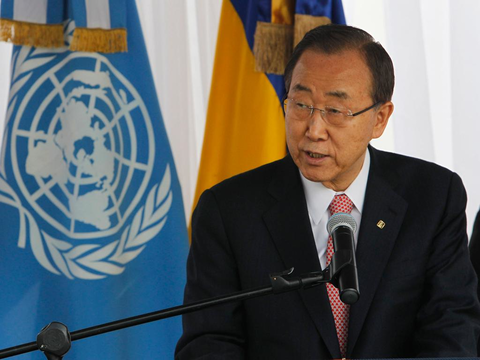
#> input picture test/0001.png, 480 x 360 px; its folder holds only this picture in this run
$ python detector.py
#> lines starting #> are read from the running program, lines starting #| are printed output that depends on the picture; after the words box and inside, x2 and y2 are one past the last pixel; in counts of white or black regions, pixels touching at a corner belong together
import cv2

cascadeRightEar = cv2.CascadeClassifier("haarcascade_mcs_rightear.xml")
cascadeLeftEar = cv2.CascadeClassifier("haarcascade_mcs_leftear.xml")

filepath = "./test/"
savePath = "./testDetected/"


def get_boxes_min_max(image_name):
	slika = cv2.imread(image_name, cv2.IMREAD_GRAYSCALE)

	_, threshold = cv2.threshold(slika, 110, 255, cv2.THRESH_BINARY)

	contours, _ = cv2.findContours(threshold, cv2.RETR_TREE, cv2.CHAIN_APPROX_SIMPLE)

	boxes = []

	for box in contours:
		x_min = 200000
		x_max = 0
		y_min = 200000
		y_max = 0
		for edge in box:
			x = edge[0][0]
			y = edge[0][1]
			if x < x_min:
				x_min = x
			if x > x_max:
				x_max = x
			if y < y_min:
				y_min = y
			if y > y_max:
				y_max = y
		boxes.append((x_min, x_max, y_min, y_max))

	return boxes


def get_detected_boxes_min_max(detection_list):
	boxes = []
	for x, y, w, h in detection_list:
		x_min = x
		x_max = x + w
		y_min = y
		y_max = y + h
		boxes.append((x_min, x_max, y_min, y_max))
	return boxes


def detect_right_ear(slika):
	detection_list = cascadeRightEar.detectMultiScale(slika, 1.03, 3)
	return detection_list


def detect_left_ear(slika):
	detection_list = cascadeLeftEar.detectMultiScale(slika, 1.03, 3)
	return detection_list


def visualisation(slika, detection_list_right, detection_list_left):
	for x, y, w, h in detection_list_right:
		cv2.rectangle(slika, (x, y), (x + w, y + h), (128, 255, 0), 4)

	for x, y, w, h in detection_list_left:
		cv2.rectangle(slika, (x, y), (x + w, y + h), (128, 255, 0), 4)

	cv2.imwrite(savePath + filename, slika)


def get_intersection_ratio(rectA, rectB):
	#struktura: (x_min, x_max, y_min, y_max)
	'''
	dx = min(a.xmax, b.xmax) - max(a.xmin, b.xmin)
	dy = min(a.ymax, b.ymax) - max(a.ymin, b.ymin)
	'''

	dx = min(rectA[1], rectB[1]) - max(rectA[0], rectB[0])
	dy = min(rectA[3], rectB[3]) - max(rectA[2], rectB[2])

	if (dx >= 0) and (dy >= 0):
		intersect_area = dx * dy
		areaRectA = (rectA[1] - rectA[0]) * (rectA[3] - rectA[2])
		areaRectB = (rectB[1] - rectB[0]) * (rectB[3] - rectB[2])

		return intersect_area / (areaRectA + areaRectB - intersect_area)

	return 0
ratios = []
for stev in range(1, 21):
	filename = "0" * (4 - len(str(stev))) + str(stev) + ".png"


	img = cv2.imread(filepath + filename)
#> img is the input picture: shape (360, 480, 3); mean B, G, R 99, 99.7, 96.6
	detectionListRight = detect_right_ear(img)
#> in detect_right_ear, `detection_list = cascadeRightEar.detectMultiScale(slika, 1.03, 3)`: detection_list = [[376, 104, 16, 26]]
#> detectionListRight = [[376, 104, 16, 26]]
	detectionListLeft = detect_left_ear(img)
#> in detect_left_ear, `detection_list = cascadeLeftEar.detectMultiScale(slika, 1.03, 3)`: detection_list = [[29, 230, 25, 41]]
#> detectionListLeft = [[29, 230, 25, 41]]

	detected_boxes = get_detected_boxes_min_max(detectionListLeft) + get_detected_boxes_min_max(detectionListRight)
#> the loop in get_detected_boxes_min_max, `for x, y, w, h in detection_list:` made 1 pass
#> (x, y, w, h, x_min, x_max, y_min, y_max) on pass 1: (29, 230, 25, 41, 29, 54, 230, 271)
#> after the loop in get_detected_boxes_min_max, `for x, y, w, h in detection_list:`: boxes = [(29, 54, 230, 271)]
#> the loop in get_detected_boxes_min_max (call 2), `for x, y, w, h in detection_list:` made 1 pass
#> (x, y, w, h, x_min, x_max, y_min, y_max) on pass 1: (376, 104, 16, 26, 376, 392, 104, 130)
#> detected_boxes = [(29, 54, 230, 271), (376, 392, 104, 130)]
	marked_boxes = get_boxes_min_max("./testannot_rect/" + filename)
#> in get_boxes_min_max, `slika = cv2.imread(image_name, cv2.IMREAD_GRAYSCALE)`:
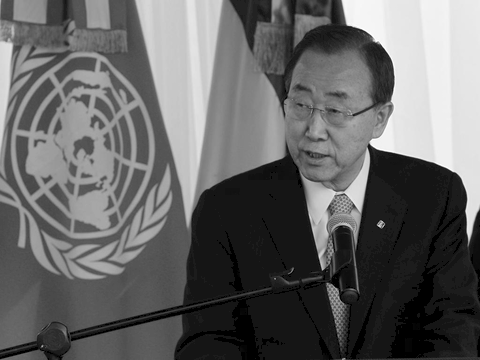
#> slika: shape (360, 480); min 0, max 255, mean 101.4
#> in get_boxes_min_max, `_, threshold = cv2.threshold(slika, 110, 255, cv2.THRESH_BINARY)`:
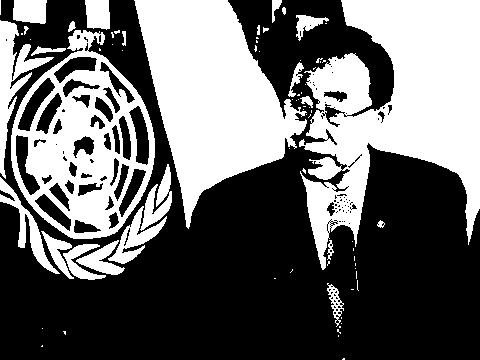
#> threshold: shape (360, 480); 41.3% white; 78 white regions (52 under 20 px)
#> in get_boxes_min_max, `contours, _ = cv2.findContours(threshold, cv2.RETR_TREE, cv2.CHAIN_APP..`: contours = 235 contours, 171 with area under 20; largest, box (x1, y1, x2, y2) and area: (299, 0, 480, 270) 26712, (11, 30, 155, 239) 20618, (134, 0, 307, 229) 20212, (0, 20, 54, 179) 2047, (0, 177, 60, 274) 994
#> the loop in get_boxes_min_max, `for box in contours:` made 235 passes
#> box on passes 1 to 3: [[343, 358], [342, 359], [344, 359], [344, 358]], [[42, 345], [41, 346], [42, 346]], [[338, 335], [338, 336]]
#> after the loop in get_boxes_min_max, `for box in contours:`: boxes = 235 items, first 6: (342, 344, 358, 359), (41, 42, 345, 346), (338, 338, 335, 336), (63, 65, 331, 334), (337, 340, 329, 333), (42, 42, 328, 328)
#> marked_boxes has the same summary as boxes in get_boxes_min_max

	if len(detected_boxes) != 0:
		print(filename)

	for detected_box in detected_boxes:
		maxRatio = 0
		for marked_box in marked_boxes:
			print("Ratio:")
			ratio = get_intersection_ratio(detected_box, marked_box)
			if ratio > maxRatio:
				maxRatio = ratio
		if maxRatio != 0:
			ratios.append(maxRatio)
#> this loop made 2 passes
#> detected_box on pass 1: (29, 54, 230, 271)
#> (printed output is left out)

	visualisation(img, detectionListRight, detectionListLeft)
#> the loop in visualisation, `for x, y, w, h in detection_list_right:` made 1 pass
#> the loop in visualisation, `for x, y, w, h in detection_list_left:` made 1 pass
#> after the loop in visualisation, `for x, y, w, h in detection_list_left:`:
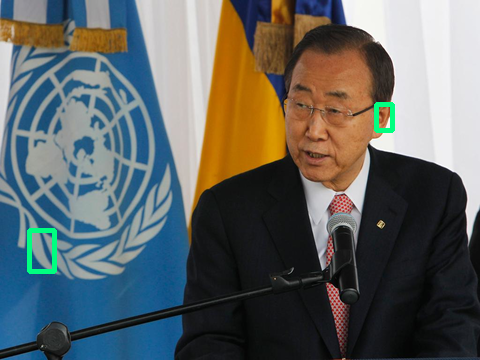
#> slika: shape (360, 480, 3); mean B, G, R 99, 100.5, 96


print("AverageIoURatio:")
print(sum(ratios) / len(ratios))
